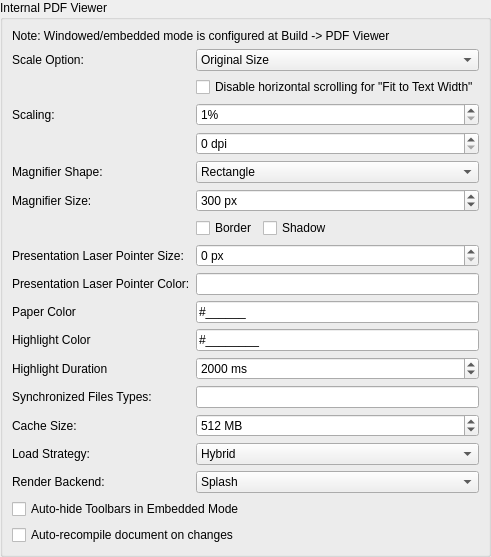
             <widget class="QWidget" name="scrollAreaPDFviewerLayout">
              <property name="geometry">
               <rect>
                <x>0</x>
                <y>0</y>
                <width>367</width>
                <height>490</height>
               </rect>
              </property>
              <layout class="QVBoxLayout" name="verticalLayout_16">
               <property name="leftMargin">
                <number>0</number>
               </property>
               <property name="topMargin">
                <number>0</number>
               </property>
               <property name="rightMargin">
                <number>0</number>
               </property>
               <property name="bottomMargin">
                <number>0</number>
               </property>
               <item>
                <widget class="QGroupBox" name="groupBox_8">
                 <property name="title">
                  <string>Internal PDF Viewer</string>
                 </property>
                 <layout class="QGridLayout" name="gridLayout_4">
                  <item row="3" column="1">
                   <widget class="QSpinBox" name="spinBoxPreviewScale">
                    <property name="sizePolicy">
                     <sizepolicy hsizetype="Minimum" vsizetype="Fixed">
                      <horstretch>0</horstretch>
                      <verstretch>0</verstretch>
                     </sizepolicy>
                    </property>
                    <property name="specialValueText">
                     <string notr="true"/>
                    </property>
                    <property name="suffix">
                     <string>%</string>
                    </property>
                    <property name="minimum">
                     <number>1</number>
                    </property>
                    <property name="maximum">
                     <number>10000</number>
                    </property>
                   </widget>
                  </item>
                  <item row="3" column="0">
                   <widget class="QLabel" name="label_29">
                    <property name="text">
                     <string>Scaling:</string>
                    </property>
                   </widget>
                  </item>
                  <item row="16" column="0">
                   <widget class="QLabel" name="label_69">
                    <property name="text">
                     <string>Load Strategy:</string>
                    </property>
                    <property name="advancedOption" stdset="0">
                     <bool>true</bool>
                    </property>
                   </widget>
                  </item>
                  <item row="19" column="0" colspan="2">
                   <widget class="QCheckBox" name="autoRecompileFullDocument">
                    <property name="text">
                     <string>Auto-recompile document on changes</string>
                    </property>
                   </widget>
                  </item>
                  <item row="15" column="0">
                   <widget class="QLabel" name="label_18">
                    <property name="text">
                     <string>Cache Size:</string>
                    </property>
                    <property name="advancedOption" stdset="0">
                     <bool>true</bool>
                    </property>
                   </widget>
                  </item>
                  <item row="6" column="1">
                   <widget class="QSpinBox" name="spinBoxPreviewMagnifierSize">
                    <property name="suffix">
                     <string> px</string>
                    </property>
                    <property name="prefix">
                     <string/>
                    </property>
                    <property name="minimum">
                     <number>50</number>
                    </property>
                    <property name="maximum">
                     <number>10000</number>
                    </property>
                    <property name="singleStep">
                     <number>50</number>
                    </property>
                    <property name="value">
                     <number>300</number>
                    </property>
                   </widget>
                  </item>
                  <item row="12" column="1">
                   <widget class="QSpinBox" name="spinBoxHighlightDuration">
                    <property name="specialValueText">
                     <string>Infinite</string>
                    </property>
                    <property name="suffix">
                     <string notr="true"> ms</string>
                    </property>
                    <property name="maximum">
                     <number>86400000</number>
                    </property>
                    <property name="value">
                     <number>2000</number>
                    </property>
                    <property name="advancedOption" stdset="0">
                     <bool>true</bool>
                    </property>
                   </widget>
                  </item>
                  <item row="4" column="1">
                   <widget class="QSpinBox" name="spinBoxPreviewDPI">
                    <property name="suffix">
                     <string> dpi</string>
                    </property>
                    <property name="maximum">
                     <number>600</number>
                    </property>
                   </widget>
                  </item>
                  <item row="16" column="1">
                   <widget class="QComboBox" name="comboBoxPDFLoadStrategy">
                    <property name="toolTip">
                     <string>&lt;html&gt;&lt;head/&gt;&lt;body&gt;&lt;p&gt;Defines how a PDF is loaded:&lt;/p&gt;&lt;p&gt;&lt;b&gt;Buffered:&lt;/b&gt; Load the file into a buffer and check for completeness. Then pass the data on to poppler. This was primarily introduced as a speedup for old poppler versions (&amp;lt;0.24) which were not thread-safe. It has been reported that poppler may crash when loading large buffers. Therefore this option is deprecated.&lt;/p&gt;&lt;p&gt;&lt;b&gt;Direct:&lt;/b&gt; Use native poppler file loading. This is fastest, but does not allow checking for incomplete files.&lt;/p&gt;&lt;p&gt;&lt;b&gt;Hybrid (recommended):&lt;/b&gt; First load file into buffer and check for completeness. Use that buffer for small documents (&amp;lt; 50MB). Large files are loaded using native poppler file loading. This combines file-checking while preventing problems with large PDF files.&lt;/p&gt;&lt;/body&gt;&lt;/html&gt;</string>
                    </property>
                    <property name="currentIndex">
                     <number>2</number>
                    </property>
                    <property name="advancedOption" stdset="0">
                     <bool>true</bool>
                    </property>
                    <item>
                     <property name="text">
                      <string>Buffered</string>
                     </property>
                    </item>
                    <item>
                     <property name="text">
                      <string>Direct</string>
                     </property>
                    </item>
                    <item>
                     <property name="text">
                      <string>Hybrid</string>
                     </property>
                    </item>
                   </widget>
                  </item>
                  <item row="12" column="0">
                   <widget class="QLabel" name="label_66">
                    <property name="text">
                     <string>Highlight Duration</string>
                    </property>
                    <property name="advancedOption" stdset="0">
                     <bool>true</bool>
                    </property>
                   </widget>
                  </item>
                  <item row="11" column="1">
                   <widget class="QLineEdit" name="lineEditHighlightColor">
                    <property name="toolTip">
                     <string>Specify as hexadecimal RGBA value. Note: The transparency is required because the highlighting is drawn on top of the text due to technical limitations.</string>
                    </property>
                    <property name="inputMask">
                     <string>\#HHHHHHHH;_</string>
                    </property>
                    <property name="text">
                     <string notr="true">#</string>
                    </property>
                    <property name="advancedOption" stdset="0">
                     <bool>true</bool>
                    </property>
                   </widget>
                  </item>
                  <item row="5" column="1">
                   <widget class="QComboBox" name="comboBoxPreviewMagnifierShape">
                    <item>
                     <property name="text">
                      <string>Rectangle</string>
                     </property>
                    </item>
                    <item>
                     <property name="text">
                      <string>Circle</string>
                     </property>
                    </item>
                   </widget>
                  </item>
                  <item row="14" column="1">
                   <widget class="QLineEdit" name="lineEditPreviewSyncFileMask">
                    <property name="sizePolicy">
                     <sizepolicy hsizetype="Preferred" vsizetype="Fixed">
                      <horstretch>0</horstretch>
                      <verstretch>0</verstretch>
                     </sizepolicy>
                    </property>
                    <property name="advancedOption" stdset="0">
                     <bool>true</bool>
                    </property>
                   </widget>
                  </item>
                  <item row="11" column="0">
                   <widget class="QLabel" name="label_67">
                    <property name="text">
                     <string>Highlight Color</string>
                    </property>
                    <property name="advancedOption" stdset="0">
                     <bool>true</bool>
                    </property>
                   </widget>
                  </item>
                  <item row="10" column="1">
                   <widget class="QLineEdit" name="lineEditPaperColor">
                    <property name="toolTip">
                     <string>Default background color. Specify as hexadecimal RGB value. Note: This will only affect PDFs loaded after the change of the option. The paper color of already open PDFs is not modified.</string>
                    </property>
                    <property name="inputMask">
                     <string notr="true">\#HHHHHH;_</string>
                    </property>
                    <property name="text">
                     <string notr="true">#</string>
                    </property>
                    <property name="advancedOption" stdset="0">
                     <bool>true</bool>
                    </property>
                   </widget>
                  </item>
                  <item row="4" column="0">
                   <widget class="QLabel" name="labelScreenResolution">
                    <property name="text">
                     <string notr="true">&lt;ScreenResolution&gt;</string>
                    </property>
                   </widget>
                  </item>
                  <item row="7" column="1">
                   <layout class="QHBoxLayout" name="HBoxLayout_magnifier">
                    <item>
                     <widget class="QCheckBox" name="checkBoxPreviewMagnifierBorder">
                      <property name="text">
                       <string>Border</string>
                      </property>
                     </widget>
                    </item>
                    <item>
                     <widget class="QCheckBox" name="checkBoxPreviewMagnifierShadow">
                      <property name="text">
                       <string>Shadow</string>
                      </property>
                     </widget>
                    </item>
                    <item>
                     <spacer>
                      <property name="orientation">
                       <enum>Qt::Horizontal</enum>
                      </property>
                      <property name="sizeHint" stdset="0">
                       <size>
                        <width>0</width>
                        <height>0</height>
                       </size>
                      </property>
                     </spacer>
                    </item>
                   </layout>
                  </item>
                  <item row="1" column="1">
                   <widget class="QComboBox" name="comboBoxPreviewScale">
                    <item>
                     <property name="text">
                      <string>Original Size</string>
                     </property>
                    </item>
                    <item>
                     <property name="text">
                      <string>Fit to Window Width</string>
                     </property>
                    </item>
                    <item>
                     <property name="text">
                      <string>Fit to Window Size</string>
                     </property>
                    </item>
                    <item>
                     <property name="text">
                      <string>Scaled Size</string>
                     </property>
                    </item>
                    <item>
                     <property name="text">
                      <string>Fit to Text Width</string>
                     </property>
                    </item>
                   </widget>
                  </item>
                  <item row="15" column="1">
                   <widget class="QSpinBox" name="spinBoxCacheSizeMB">
                    <property name="suffix">
                     <string> MB</string>
                    </property>
                    <property name="minimum">
                     <number>100</number>
                    </property>
                    <property name="maximum">
                     <number>1024</number>
                    </property>
                    <property name="singleStep">
                     <number>100</number>
                    </property>
                    <property name="value">
                     <number>512</number>
                    </property>
                    <property name="advancedOption" stdset="0">
                     <bool>true</bool>
                    </property>
                   </widget>
                  </item>
                  <item row="14" column="0">
                   <widget class="QLabel" name="label_34">
                    <property name="text">
                     <string>Synchronized Files Types:</string>
                    </property>
                    <property name="advancedOption" stdset="0">
                     <bool>true</bool>
                    </property>
                   </widget>
                  </item>
                  <item row="10" column="0">
                   <widget class="QLabel" name="label_84">
                    <property name="text">
                     <string>Paper Color</string>
                    </property>
                    <property name="advancedOption" stdset="0">
                     <bool>true</bool>
                    </property>
                   </widget>
                  </item>
                  <item row="17" column="0">
                   <widget class="QLabel" name="label_76">
                    <property name="toolTip">
                     <string>The Render Backend used by the PDF library poppler.
'Splash' is the default and suitable for most situations.
If there are rendering issues, you may try the alternative 'Arthur' backend.
Note: Changing this setting will only affect documents that are opened afterwards.</string>
                    </property>
                    <property name="text">
                     <string>Render Backend:</string>
                    </property>
                    <property name="advancedOption" stdset="0">
                     <bool>true</bool>
                    </property>
                   </widget>
                  </item>
                  <item row="8" column="0">
                   <widget class="QLabel" name="label_88">
                    <property name="text">
                     <string>Presentation Laser Pointer Size:</string>
                    </property>
                   </widget>
                  </item>
                  <item row="0" column="0" colspan="2">
                   <widget class="QLabel" name="label_77">
                    <property name="text">
                     <string>Note: Windowed/embedded mode is configured at Build -&gt; PDF Viewer</string>
                    </property>
                   </widget>
                  </item>
                  <item row="2" column="1">
                   <widget class="QCheckBox" name="checkBoxDisableHorizontalScrollingForFitToTextWidth">
                    <property name="text">
                     <string>Disable horizontal scrolling for &quot;Fit to Text Width&quot;</string>
                    </property>
                    <property name="advancedOption" stdset="0">
                     <bool>true</bool>
                    </property>
                   </widget>
                  </item>
                  <item row="1" column="0">
                   <widget class="QLabel" name="label_28">
                    <property name="text">
                     <string>Scale Option:</string>
                    </property>
                   </widget>
                  </item>
                  <item row="5" column="0">
                   <widget class="QLabel" name="label_26">
                    <property name="text">
                     <string>Magnifier Shape:</string>
                    </property>
                   </widget>
                  </item>
                  <item row="17" column="1">
                   <widget class="QComboBox" name="comboBoxPDFRenderBackend">
                    <property name="toolTip">
                     <string>The Render Backend used by the PDF library poppler.
'Splash' is the default and suitable for most situations.
If there are rendering issues, you may try the alternative 'Arthur' backend.
Note: Changing this setting will only affect documents that are opened afterwards.</string>
                    </property>
                    <property name="advancedOption" stdset="0">
                     <bool>true</bool>
                    </property>
                    <item>
                     <property name="text">
                      <string notr="true">Splash</string>
                     </property>
                    </item>
                    <item>
                     <property name="text">
                      <string notr="true">Arthur</string>
                     </property>
                    </item>
                   </widget>
                  </item>
                  <item row="6" column="0">
                   <widget class="QLabel" name="label_25">
                    <property name="text">
                     <string>Magnifier Size:</string>
                    </property>
                   </widget>
                  </item>
                  <item row="18" column="0" colspan="2">
                   <widget class="QCheckBox" name="autoHideToolbars">
                    <property name="text">
                     <string>Auto-hide Toolbars in Embedded Mode</string>
                    </property>
                   </widget>
                  </item>
                  <item row="9" column="0">
                   <widget class="QLabel" name="label_89">
                    <property name="text">
                     <string>Presentation Laser Pointer Color:</string>
                    </property>
                   </widget>
                  </item>
                  <item row="8" column="1">
                   <widget class="QSpinBox" name="spinBoxPreviewLaserPointerSize">
                    <property name="suffix">
                     <string> px</string>
                    </property>
                   </widget>
                  </item>
                  <item row="9" column="1">
                   <widget class="QLineEdit" name="lineEditLaserPointerColor"/>
                  </item>
                 </layout>
                </widget>
               </item>
               <item>
                <spacer name="verticalSpacer_7">
                 <property name="orientation">
                  <enum>Qt::Vertical</enum>
                 </property>
                 <property name="sizeHint" stdset="0">
                  <size>
                   <width>20</width>
                   <height>40</height>
                  </size>
                 </property>
                </spacer>
               </item>
              </layout>
             </widget>
